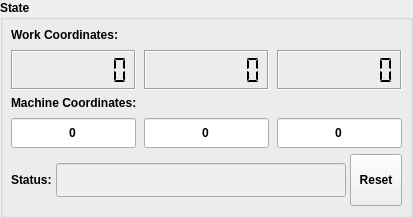
         <widget class="QGroupBox" name="grpState">
          <property name="font">
           <font>
            <weight>75</weight>
            <bold>true</bold>
           </font>
          </property>
          <property name="title">
           <string>State</string>
          </property>
          <property name="overrided" stdset="0">
           <bool>false</bool>
          </property>
          <layout class="QVBoxLayout" name="verticalLayout_6">
           <property name="leftMargin">
            <number>8</number>
           </property>
           <property name="topMargin">
            <number>8</number>
           </property>
           <property name="rightMargin">
            <number>8</number>
           </property>
           <property name="bottomMargin">
            <number>9</number>
           </property>
           <item>
            <layout class="QVBoxLayout" name="verticalLayout_4">
             <property name="spacing">
              <number>8</number>
             </property>
             <item>
              <layout class="QHBoxLayout" name="horizontalLayout_9">
               <item>
                <widget class="QLabel" name="label">
                 <property name="font">
                  <font>
                   <weight>75</weight>
                   <bold>true</bold>
                  </font>
                 </property>
                 <property name="text">
                  <string>Work Coordinates:</string>
                 </property>
                </widget>
               </item>
              </layout>
             </item>
             <item>
              <layout class="QHBoxLayout" name="horizontalLayout_8">
               <property name="spacing">
                <number>8</number>
               </property>
               <item>
                <widget class="QLCDNumber" name="txtWPosX">
                 <property name="minimumSize">
                  <size>
                   <width>116</width>
                   <height>40</height>
                  </size>
                 </property>
                 <property name="font">
                  <font>
                   <weight>75</weight>
                   <bold>true</bold>
                  </font>
                 </property>
                 <property name="autoFillBackground">
                  <bool>false</bool>
                 </property>
                 <property name="frameShape">
                  <enum>QFrame::Box</enum>
                 </property>
                 <property name="frameShadow">
                  <enum>QFrame::Sunken</enum>
                 </property>
                 <property name="lineWidth">
                  <number>1</number>
                 </property>
                 <property name="smallDecimalPoint">
                  <bool>true</bool>
                 </property>
                 <property name="digitCount">
                  <number>7</number>
                 </property>
                 <property name="segmentStyle">
                  <enum>QLCDNumber::Flat</enum>
                 </property>
                </widget>
               </item>
               <item>
                <widget class="QLCDNumber" name="txtWPosY">
                 <property name="minimumSize">
                  <size>
                   <width>116</width>
                   <height>40</height>
                  </size>
                 </property>
                 <property name="font">
                  <font>
                   <weight>75</weight>
                   <bold>true</bold>
                  </font>
                 </property>
                 <property name="frameShadow">
                  <enum>QFrame::Sunken</enum>
                 </property>
                 <property name="smallDecimalPoint">
                  <bool>true</bool>
                 </property>
                 <property name="digitCount">
                  <number>7</number>
                 </property>
                 <property name="segmentStyle">
                  <enum>QLCDNumber::Flat</enum>
                 </property>
                </widget>
               </item>
               <item>
                <widget class="QLCDNumber" name="txtWPosZ">
                 <property name="minimumSize">
                  <size>
                   <width>116</width>
                   <height>40</height>
                  </size>
                 </property>
                 <property name="font">
                  <font>
                   <weight>75</weight>
                   <bold>true</bold>
                  </font>
                 </property>
                 <property name="frameShadow">
                  <enum>QFrame::Sunken</enum>
                 </property>
                 <property name="smallDecimalPoint">
                  <bool>true</bool>
                 </property>
                 <property name="digitCount">
                  <number>7</number>
                 </property>
                 <property name="segmentStyle">
                  <enum>QLCDNumber::Flat</enum>
                 </property>
                </widget>
               </item>
              </layout>
             </item>
            </layout>
           </item>
           <item>
            <layout class="QVBoxLayout" name="verticalLayout_5">
             <property name="spacing">
              <number>8</number>
             </property>
             <item>
              <layout class="QHBoxLayout" name="horizontalLayout_10">
               <item>
                <widget class="QLabel" name="label_2">
                 <property name="font">
                  <font>
                   <weight>75</weight>
                   <bold>true</bold>
                  </font>
                 </property>
                 <property name="text">
                  <string>Machine Coordinates:</string>
                 </property>
                </widget>
               </item>
              </layout>
             </item>
             <item>
              <layout class="QHBoxLayout" name="horizontalLayout_11">
               <property name="spacing">
                <number>8</number>
               </property>
               <item>
                <widget class="QLineEdit" name="txtMPosX">
                 <property name="minimumSize">
                  <size>
                   <width>0</width>
                   <height>30</height>
                  </size>
                 </property>
                 <property name="font">
                  <font>
                   <weight>75</weight>
                   <bold>true</bold>
                  </font>
                 </property>
                 <property name="toolTip">
                  <string>X</string>
                 </property>
                 <property name="text">
                  <string>0</string>
                 </property>
                 <property name="alignment">
                  <set>Qt::AlignCenter</set>
                 </property>
                 <property name="readOnly">
                  <bool>true</bool>
                 </property>
                </widget>
               </item>
               <item>
                <widget class="QLineEdit" name="txtMPosY">
                 <property name="minimumSize">
                  <size>
                   <width>0</width>
                   <height>30</height>
                  </size>
                 </property>
                 <property name="font">
                  <font>
                   <weight>75</weight>
                   <bold>true</bold>
                  </font>
                 </property>
                 <property name="toolTip">
                  <string>Y</string>
                 </property>
                 <property name="text">
                  <string>0</string>
                 </property>
                 <property name="alignment">
                  <set>Qt::AlignCenter</set>
                 </property>
                 <property name="readOnly">
                  <bool>true</bool>
                 </property>
                </widget>
               </item>
               <item>
                <widget class="QLineEdit" name="txtMPosZ">
                 <property name="minimumSize">
                  <size>
                   <width>0</width>
                   <height>30</height>
                  </size>
                 </property>
                 <property name="font">
                  <font>
                   <weight>75</weight>
                   <bold>true</bold>
                  </font>
                 </property>
                 <property name="toolTip">
                  <string>Z</string>
                 </property>
                 <property name="text">
                  <string>0</string>
                 </property>
                 <property name="alignment">
                  <set>Qt::AlignCenter</set>
                 </property>
                 <property name="readOnly">
                  <bool>true</bool>
                 </property>
                </widget>
               </item>
              </layout>
             </item>
            </layout>
           </item>
           <item>
            <layout class="QHBoxLayout" name="horizontalLayout_6">
             <property name="spacing">
              <number>4</number>
             </property>
             <item>
              <widget class="QLabel" name="Label">
               <property name="font">
                <font>
                 <weight>75</weight>
                 <bold>true</bold>
                </font>
               </property>
               <property name="text">
                <string>Status:</string>
               </property>
              </widget>
             </item>
             <item>
              <widget class="QLineEdit" name="txtStatus">
               <property name="enabled">
                <bool>false</bool>
               </property>
               <property name="minimumSize">
                <size>
                 <width>0</width>
                 <height>34</height>
                </size>
               </property>
               <property name="font">
                <font>
                 <pointsize>14</pointsize>
                 <weight>75</weight>
                 <bold>true</bold>
                </font>
               </property>
               <property name="styleSheet">
                <string notr="true">QLineEdit {color: palette(text);}</string>
               </property>
               <property name="alignment">
                <set>Qt::AlignCenter</set>
               </property>
               <property name="readOnly">
                <bool>true</bool>
               </property>
               <property name="status" stdset="0">
                <string/>
               </property>
              </widget>
             </item>
             <item>
              <widget class="QToolButton" name="cmdReset">
               <property name="sizePolicy">
                <sizepolicy hsizetype="Fixed" vsizetype="Fixed">
                 <horstretch>0</horstretch>
                 <verstretch>0</verstretch>
                </sizepolicy>
               </property>
               <property name="minimumSize">
                <size>
                 <width>52</width>
                 <height>52</height>
                </size>
               </property>
               <property name="text">
                <string>Reset</string>
               </property>
               <property name="icon">
                <iconset resource="images.qrc">
                 <normaloff>:/images/restart.png</normaloff>:/images/restart.png</iconset>
               </property>
               <property name="iconSize">
                <size>
                 <width>30</width>
                 <height>30</height>
                </size>
               </property>
               <property name="toolButtonStyle">
                <enum>Qt::ToolButtonTextUnderIcon</enum>
               </property>
              </widget>
             </item>
            </layout>
           </item>
          </layout>
         </widget>
